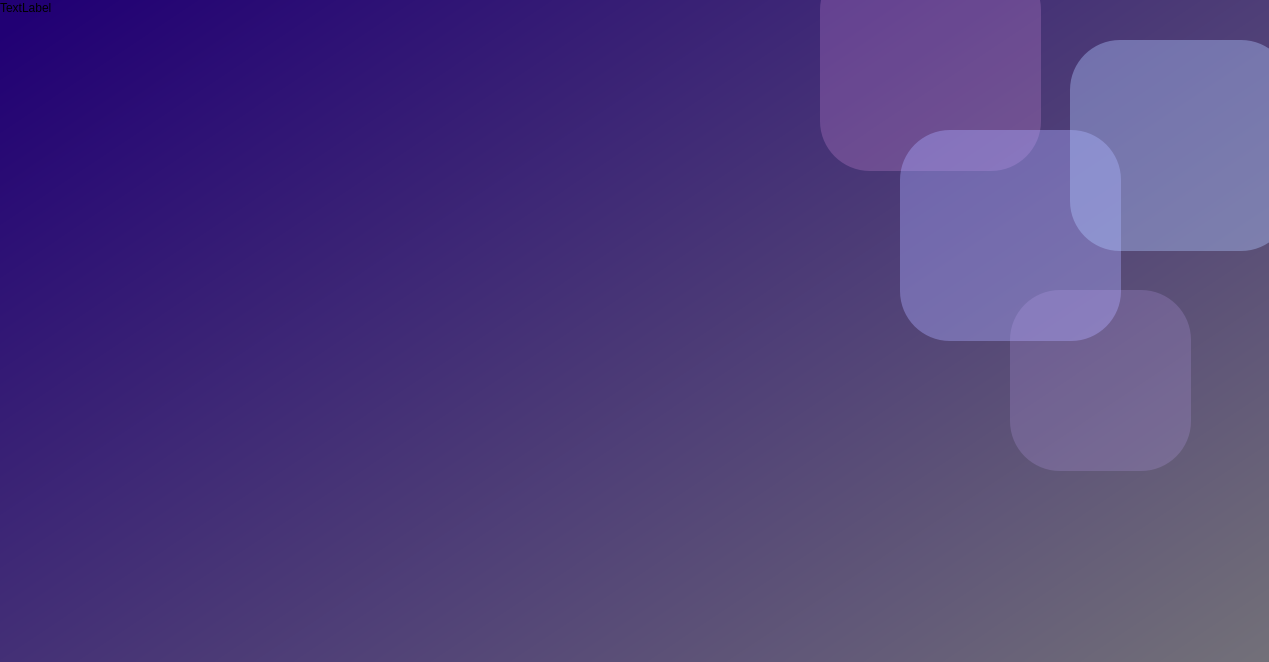
<?xml version="1.0" encoding="UTF-8"?>
<ui version="4.0">
 <class>Form</class>
 <widget class="QWidget" name="Form">
  <property name="geometry">
   <rect>
    <x>0</x>
    <y>0</y>
    <width>1269</width>
    <height>662</height>
   </rect>
  </property>
  <property name="windowTitle">
   <string>Form</string>
  </property>
  <widget class="QFrame" name="bgwidget">
   <property name="geometry">
    <rect>
     <x>-20</x>
     <y>-20</y>
     <width>1291</width>
     <height>821</height>
    </rect>
   </property>
   <property name="styleSheet">
    <string notr="true">QWidget #bgwidget{
background:qlineargradient(spread:pad, x1:0.0298507, y1:0.051, x2:1, y2:0.971364, stop:0 rgba(33, 0, 116, 255), stop:1 rgba(121, 121, 121, 255))
}</string>
   </property>
   <property name="frameShape">
    <enum>QFrame::StyledPanel</enum>
   </property>
   <property name="frameShadow">
    <enum>QFrame::Raised</enum>
   </property>
   <widget class="QFrame" name="w1">
    <property name="geometry">
     <rect>
      <x>840</x>
      <y>-20</y>
      <width>221</width>
      <height>211</height>
     </rect>
    </property>
    <property name="styleSheet">
     <string notr="true">QWidget#w1{
border-radius:50px;
background:rgba(255, 170, 255,0.2);
}
QWidget#w1:hover{
border-radius:50px;
background:rgba(255, 170, 255,0.7);
}</string>
    </property>
    <property name="frameShape">
     <enum>QFrame::StyledPanel</enum>
    </property>
    <property name="frameShadow">
     <enum>QFrame::Raised</enum>
    </property>
   </widget>
   <widget class="QFrame" name="w2">
    <property name="geometry">
     <rect>
      <x>920</x>
      <y>150</y>
      <width>221</width>
      <height>211</height>
     </rect>
    </property>
    <property name="styleSheet">
     <string notr="true">QWidget#w2{
border-radius:50px;
background:rgba(170, 170, 255,0.4);
}

QWidget#w2:hover{
border-radius:50px;
background:rgba(170, 170, 255,0.8);
}</string>
    </property>
    <property name="frameShape">
     <enum>QFrame::StyledPanel</enum>
    </property>
    <property name="frameShadow">
     <enum>QFrame::Raised</enum>
    </property>
   </widget>
   <widget class="QFrame" name="w3">
    <property name="geometry">
     <rect>
      <x>1090</x>
      <y>60</y>
      <width>221</width>
      <height>211</height>
     </rect>
    </property>
    <property name="styleSheet">
     <string notr="true">QWidget#w3{
border-radius:50px;
background:rgba(175, 197, 255,0.4)
}
QWidget#w3:hover{
border-radius:50px;
background:rgba(175, 197, 255,0.7)
}</string>
    </property>
    <property name="frameShape">
     <enum>QFrame::StyledPanel</enum>
    </property>
    <property name="frameShadow">
     <enum>QFrame::Raised</enum>
    </property>
   </widget>
   <widget class="QFrame" name="w4">
    <property name="geometry">
     <rect>
      <x>1030</x>
      <y>310</y>
      <width>181</width>
      <height>181</height>
     </rect>
    </property>
    <property name="styleSheet">
     <string notr="true">QWidget#w4{
border-radius:50px;
background:rgba(200, 170, 255,0.2);
}
QWidget#w4:hover{
border-radius:50px;
background:rgba(200, 170, 255,0.7);
}</string>
    </property>
    <property name="frameShape">
     <enum>QFrame::StyledPanel</enum>
    </property>
    <property name="frameShadow">
     <enum>QFrame::Raised</enum>
    </property>
   </widget>
   <widget class="QLabel" name="error">
    <property name="geometry">
     <rect>
      <x>210</x>
      <y>490</y>
      <width>421</width>
      <height>16</height>
     </rect>
    </property>
    <property name="styleSheet">
     <string notr="true">color:rgb(255, 135, 135);</string>
    </property>
    <property name="text">
     <string/>
    </property>
   </widget>
   <widget class="QLabel" name="bg_label">
    <property name="geometry">
     <rect>
      <x>-10</x>
      <y>-340</y>
      <width>31</width>
      <height>351</height>
     </rect>
    </property>
    <property name="text">
     <string/>
    </property>
   </widget>
   <widget class="QLabel" name="label">
    <property name="geometry">
     <rect>
      <x>20</x>
      <y>20</y>
      <width>55</width>
      <height>16</height>
     </rect>
    </property>
    <property name="text">
     <string>TextLabel</string>
    </property>
   </widget>
   <widget class="QLabel" name="img_label">
    <property name="geometry">
     <rect>
      <x>20</x>
      <y>20</y>
      <width>1271</width>
      <height>681</height>
     </rect>
    </property>
    <property name="text">
     <string>&lt;html&gt;&lt;head/&gt;&lt;body&gt;&lt;p&gt;&lt;img src=&quot;:/cluster/assets/cluster2.jpeg&quot;/&gt;&lt;/p&gt;&lt;/body&gt;&lt;/html&gt;</string>
    </property>
   </widget>
  </widget>
 </widget>
 <resources>
  <include location="cluster.qrc"/>
 </resources>
 <connections/>
</ui>
